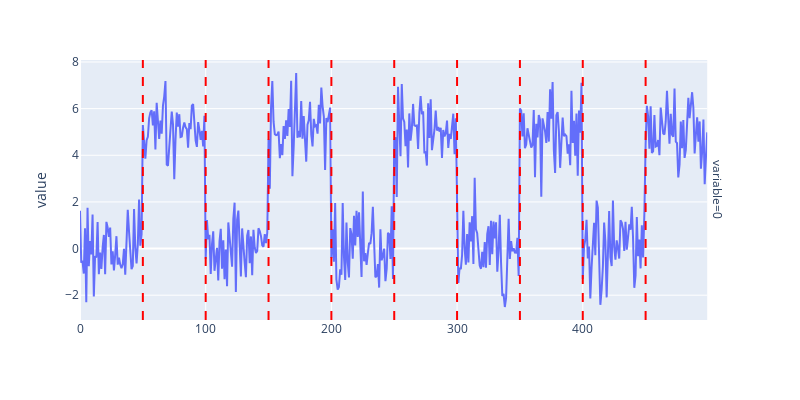

The code cell stored with this chart in its notebook:
### Markdown cell above
#### Example of change detection
**Change detection** - identify points in time series where properties of the data changes.

"Change" or "change point" detection are used interchangeably.

### Code cell
from skchange.datasets.generate import generate_alternating_data
from utils import plot_multivariate_time_series, add_changepoint_vlines

from skchange.change_detectors.moving_window import MovingWindow

df = generate_alternating_data(n_segments=10, segment_length=50, mean=5, random_state=1)

detector = MovingWindow(bandwidth=10)
cpts = detector.fit_predict(df)

cpt_fig = plot_multivariate_time_series(df)
cpt_fig = add_changepoint_vlines(cpt_fig, cpts)
cpt_fig.update_layout(
    showlegend=False, xaxis_title=None, width=800, height=400
)
cpt_fig.show()

### Figure 1 — Plotly figure (JSON) as saved in the notebook; plotly's stock layout.template omitted (floating-point values rounded to 4 significant figures; data arrays with more than 128 entries replaced by an {"elided": "..."} marker saying what was removed)
{"data": [{"hovertemplate": "variable=0<br>index=%{x}<br>value=%{y}<extra></extra>", "legendgroup": "", "line": {"color": "#636efa", "dash": "solid"}, "marker": {"symbol": "circle"}, "mode": "lines", "name": "", "orientation": "v", "showlegend": false, "type": "scatter", "x": {"elided": "500 int values"}, "xaxis": "x", "y": {"elided": "500 float values"}, "yaxis": "y"}], "layout": {"annotations": [{"showarrow": false, "text": "variable=0", "textangle": 90, "x": 0.98, "xanchor": "left", "xref": "paper", "y": 0.5, "yanchor": "middle", "yref": "paper"}], "height": 400, "legend": {"tracegroupgap": 0}, "margin": {"t": 60}, "shapes": [{"line": {"color": "red", "dash": "dash"}, "type": "line", "x0": 50, "x1": 50, "xref": "x", "y0": 0, "y1": 1, "yref": "y domain"}, {"line": {"color": "red", "dash": "dash"}, "type": "line", "x0": 100, "x1": 100, "xref": "x", "y0": 0, "y1": 1, "yref": "y domain"}, {"line": {"color": "red", "dash": "dash"}, "type": "line", "x0": 150, "x1": 150, "xref": "x", "y0": 0, "y1": 1, "yref": "y domain"}, {"line": {"color": "red", "dash": "dash"}, "type": "line", "x0": 200, "x1": 200, "xref": "x", "y0": 0, "y1": 1, "yref": "y domain"}, {"line": {"color": "red", "dash": "dash"}, "type": "line", "x0": 250, "x1": 250, "xref": "x", "y0": 0, "y1": 1, "yref": "y domain"}, {"line": {"color": "red", "dash": "dash"}, "type": "line", "x0": 300, "x1": 300, "xref": "x", "y0": 0, "y1": 1, "yref": "y domain"}, {"line": {"color": "red", "dash": "dash"}, "type": "line", "x0": 350, "x1": 350, "xref": "x", "y0": 0, "y1": 1, "yref": "y domain"}, {"line": {"color": "red", "dash": "dash"}, "type": "line", "x0": 400, "x1": 400, "xref": "x", "y0": 0, "y1": 1, "yref": "y domain"}, {"line": {"color": "red", "dash": "dash"}, "type": "line", "x0": 450, "x1": 450, "xref": "x", "y0": 0, "y1": 1, "yref": "y domain"}], "showlegend": false, "width": 800, "xaxis": {"anchor": "y", "domain": [0, 0.98], "title": {}}, "yaxis": {"anchor": "x", "domain": [0, 1], "title": {"text": "value"}}}}
